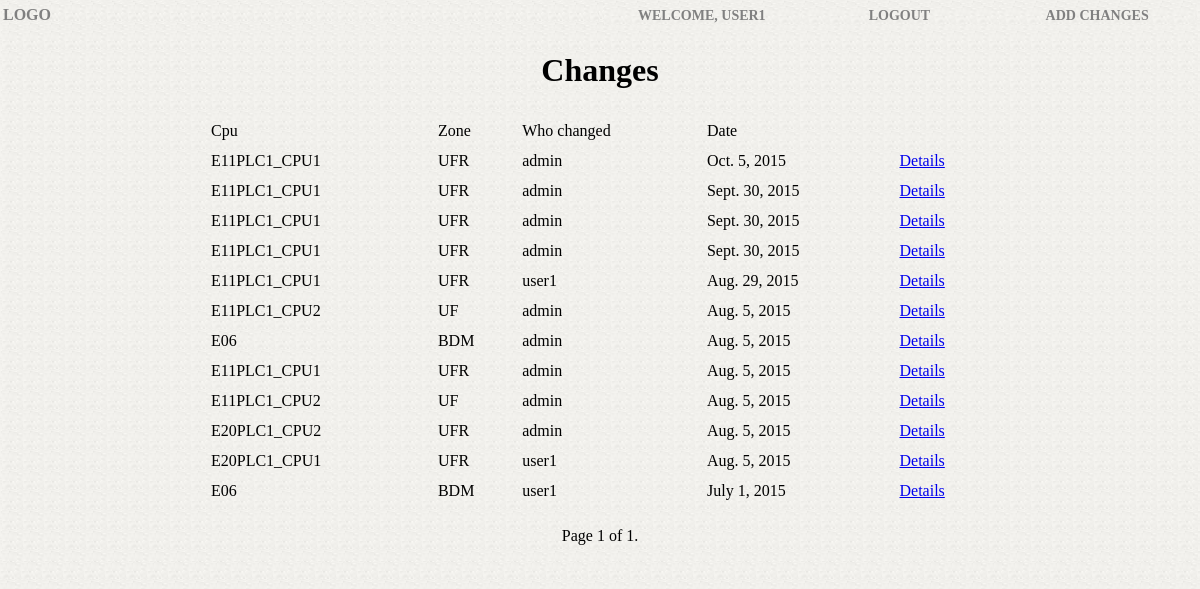
The page /journal/ (signed in) on the database its author committed.
### japp/models.py (models this page shows, shortened)
class Pda(models.Model):
    cpu=models.ForeignKey(Cpu)
    text=models.TextField(max_length=300)
    date=models.DateTimeField(auto_now=True)
    user = models.ForeignKey(User,)

class Cpu(models.Model):
    name=models.CharField(max_length=75)
    ip=models.CharField(max_length=16)
    zone=models.CharField(max_length=75)

### japp/views.py (the view)
def listing_by_date(request):
    pda_changes_list =Pda.objects.order_by('-date')
    paginator = Paginator(pda_changes_list,20) # Show 10 contacts per page
    page = request.GET.get('page')
    try:
        pda_changes= paginator.page(page)
    except PageNotAnInteger:
        pda_changes= paginator.page(1)
    except EmptyPage:
        pda_changes= paginator.page(paginator.num_pages)
    return render(request, 'japp/test.html', {'pda_changes': pda_changes})

### japp/templates/japp/test.html (shortened to what this page needs)
{% extends 'japp/base.html' %}
{% block content_block %}
        <tbody>
            {% for pda in pda_changes %}
            <tr>
                <td>{{ pda.cpu.name|upper }}
                <td>{{ pda.cpu.zone|upper }}
                <td>{{pda.user}}</td>
                <td>{{pda.date|date}}</td>
                <td><a href="{% url 'japp:detail' pda.pk %}"> Details </a></td>
            </tr>
            {% endfor %}
        </tbody>
    </table>
    <p>
      <div class="pagination" align="center">
        <span class="step-links">
        <span class="current">
            Page {{ pda_changes.number }} of {{ pda_changes.paginator.num_pages }}.
        </span>
        </span>
      </div>
    </p>
{% endblock %}

### japp/templates/japp/base.html (shortened to what this page needs)
<!doctype html>
{% load staticfiles %}
<link rel="stylesheet" type="text/css" href="{% static 'japp/style.css' %}" />
<html>
    <head>
    </head>
    <body>
    <table border="0" class="main">
    <tr>
        <td class="logo"> LOGO
        </td>
        <td class="topmenu">
            <table class="main">
                <tr> {% if user.is_authenticated %}
                      <td class="menuitem"> <a class="menu" href="">Welcome, {{ user.username }}</a></td>
                      <td class="menuitem"> <a class="menu" href="{% url 'japp:logout' %}">Logout</a></td>
                      <td class="menuitem"> <a class="menu" href="{% url 'japp:add' %}">Add Changes</a>
                     {% else %}
                      <a href="{% url 'japp:register' %}">Register | <a href="{% url 'japp:login' %}">Login</a>
                     {% endif %}</a></td>
               </tr>
            </table>
        </td>
    </tr>
     <tr align="center" cellspacing="10" width="800">
      <td class="content_block" colspan="2">
      <h1 align="center" text-color="grey">Changes</h1>
       <table class="content_table" align="center" cellspacing="10" width="800">
        <thead>
            <tr>
                <td class="content-table-head">Cpu</td>
                <td class="content-table-head">Zone</td>
                <td class="content-table-head">Who changed</td>
                <td class="content-table-head">Date</td>
            </tr>
        </thead>
      {% block content_block %} {% endblock %} </td>
     </tr>
    </body>
</html>

### japp/static/japp/style.css (style rules this page uses)
html, body { background: white url("images/bg.PNG") repeat; margin:0px; padding:0px; }
td.logo { text-decoration: none; text-transform: uppercase; color: grey; font-weight: bold; font-size: 16px; }
table.main { width: 100%; height: 100%; }
td.logo { width: 50%; text-align: left; background-image: url(bg.png); background-repeat: repeat; }
td.topmenu { text-align: right; }
td.content_block { width: 100%; height: 100%; background-image: url(bg.png); background-repeat: repeat; }
td.menuitem { vertical-align: middle; text-align: center; width: 25%; background-image: url(bg.png); background-repeat: repeat; background-position: right; }
a.menu { text-decoration: none; text-transform: uppercase; color: grey; font-weight: bold; font-size: 14px; }

### rows shown on the page
Pda: cpu.name "E11PLC1_CPU1", cpu.zone "UFR", user "admin", date "Oct. 5, 2015"
Pda: cpu.name "E11PLC1_CPU1", cpu.zone "UFR", user "admin", date "Sept. 30, 2015"
Pda: cpu.name "E11PLC1_CPU1", cpu.zone "UFR", user "admin", date "Sept. 30, 2015"
Pda: cpu.name "E11PLC1_CPU1", cpu.zone "UFR", user "admin", date "Sept. 30, 2015"
Pda: cpu.name "E11PLC1_CPU1", cpu.zone "UFR", user "user1", date "Aug. 29, 2015"
Pda: cpu.name "E11PLC1_CPU2", cpu.zone "UF", user "admin", date "Aug. 5, 2015"
Pda: cpu.name "E06", cpu.zone "BDM", user "admin", date "Aug. 5, 2015"
Pda: cpu.name "E11PLC1_CPU1", cpu.zone "UFR", user "admin", date "Aug. 5, 2015"
Pda: cpu.name "E11PLC1_CPU2", cpu.zone "UF", user "admin", date "Aug. 5, 2015"
Pda: cpu.name "E20PLC1_CPU2", cpu.zone "UFR", user "admin", date "Aug. 5, 2015"
Pda: cpu.name "E20PLC1_CPU1", cpu.zone "UFR", user "user1", date "Aug. 5, 2015"
Pda: cpu.name "E06", cpu.zone "BDM", user "user1", date "July 1, 2015"

### other values the page prints
{{ user.username }} "USER1"
{{ pda_changes.number }} "1"
{{ pda_changes.paginator.num_pages }} "1"
